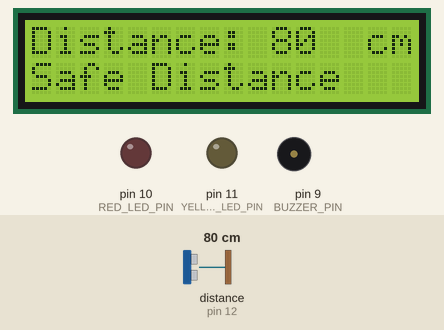
Simulated run of this program. Board: Arduino Uno, built with avr-gcc and run on an emulated ATmega328P. Shown: 16×2 character LCD, output pins drawn as LEDs (lit = HIGH), buzzer (waves = sounding). Wiring (from diagram.json): ultrasonic range finder: trigger pin 13; echo pin 12. Inputs (shaded band) come from the test bench; at power-on: distance to the obstacle (sensor on pin 12) 80 cm. The echo pulse lasts 58.3 µs per cm; pins used as bus, display or sensor lines are not drawn; what the program prints to the serial monitor is not drawn.

Above: at 1.2 s.
1.3 s: distance to the obstacle (sensor on pin 12) set to 23 cm
At 2.8 s:
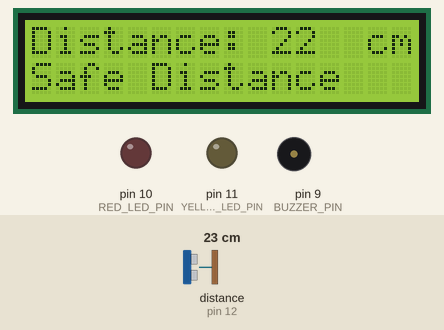
5.4 s: distance to the obstacle (sensor on pin 12) set to 19 cm
At 7.0 s:
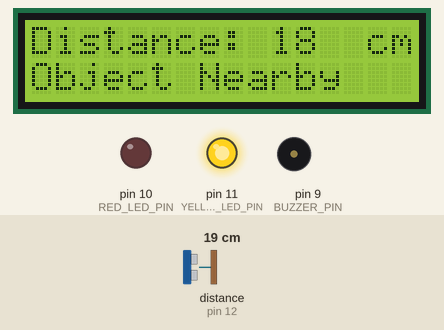
9.5 s: distance to the obstacle (sensor on pin 12) set to 13 cm
At 11.2 s:
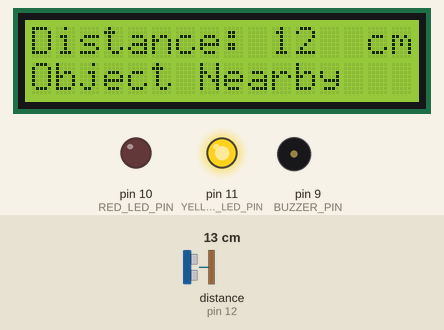
12.9 s: distance to the obstacle (sensor on pin 12) set to 10 cm
At 14.3 s:
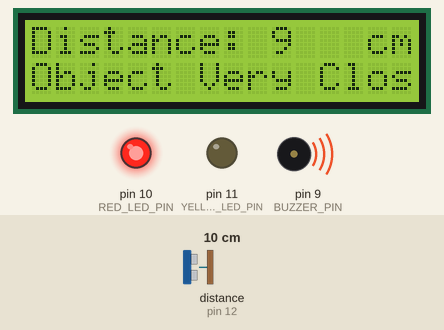
Timing chart, 0 to 15.9 s (numbered marks = the images above; inputs shaded):
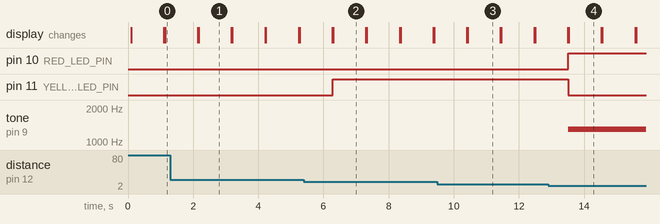

Measured:
- the behaviour switches between 22 and 21 cm on distance to the obstacle (sensor on pin 12) (found by bisection; images 1 and 2)
- the behaviour switches between 12 and 11 cm on distance to the obstacle (sensor on pin 12) (found by bisection; images 3 and 4)
- after the input at 1.3 s, the display: first differs from a run without the input after 0.87 s (image 1)
- after the input at 5.4 s, pin 11 (YELLOW_LED_PIN): LOW → HIGH after 0.89 s; the display: first differs from a run without the input after 0.90 s (image 2)
- after the input at 9.5 s, the display: first differs from a run without the input after 0.93 s (image 3)
- after the input at 12.9 s, pin 10 (RED_LED_PIN): LOW → HIGH after 0.61 s; pin 11 (YELLOW_LED_PIN): HIGH → LOW after 0.61 s; tone on pin 9 (BUZZER_PIN): silent → 1300 Hz after 0.61 s; the display: first differs from a run without the input after 0.63 s (image 4)
- what the display in image 1 shows lasts 1.0 s, from 2.2 s to 3.2 s

The program:

main.cpp
```cpp
#include <Arduino.h>
#include <LiquidCrystal_I2C.h>
#define PIN_TRIG 13
#define PIN_ECHO 12

int YELLOW_LED_PIN = 11;
int RED_LED_PIN = 10;
int BUZZER_PIN = 9;

LiquidCrystal_I2C lcd(0x27 , 16 , 2);
void setup() {
    Serial.begin(115200);
    pinMode(PIN_TRIG, OUTPUT);
    pinMode(PIN_ECHO, INPUT);

    lcd.init();
    lcd.backlight();
    lcd.clear();

    pinMode(YELLOW_LED_PIN, OUTPUT);
    pinMode(RED_LED_PIN, OUTPUT);
    pinMode(BUZZER_PIN, OUTPUT);
}
void loop() {
    digitalWrite(PIN_TRIG, HIGH);
    delayMicroseconds(10);
    digitalWrite(PIN_TRIG, LOW);

    int duration = pulseIn(PIN_ECHO, HIGH);
    int cm = duration/58;
    int inch = duration/148;

    Serial.print("Distance in CM: ");
    Serial.println(cm);
    Serial.print("Distance in inches: ");
    Serial.println(inch);
    //LDC display
    lcd.setCursor(0,0);
    lcd.print("Distance:");
    lcd.setCursor(10,0);
    lcd.print(cm);
    lcd.setCursor(14,0);
    lcd.print("cm");
    if ( cm > 10 && cm <=20 ){
        digitalWrite(YELLOW_LED_PIN, HIGH);
        digitalWrite(RED_LED_PIN, LOW);
        noTone(BUZZER_PIN);
        lcd.setCursor(0,1);
        lcd.print("Object Nearby");
    }
    else if ( cm <= 10 ){
        digitalWrite(YELLOW_LED_PIN, LOW);
        digitalWrite(RED_LED_PIN, HIGH);
        tone(BUZZER_PIN,1300);
        lcd.setCursor(0,1);
        lcd.print("Object Very Close");
    }
    else if ( cm > 20 ){
        digitalWrite(YELLOW_LED_PIN, LOW);
        digitalWrite(RED_LED_PIN, LOW);
        noTone(BUZZER_PIN);
        lcd.setCursor(0,1);
        lcd.print("Safe Distance");
    }
        delay(1000);
        lcd.clear();
    }
```
